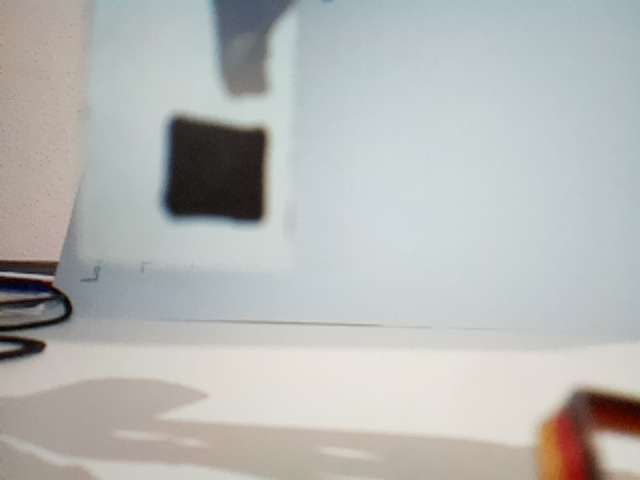
#> input picture images/qrimg.jpg, 640 x 480 px
$ python detblack.py
#> lines starting #> are read from the running program, lines starting #| are printed output that depends on the picture; after the words box and inside, x2 and y2 are one past the last pixel; in counts of white or black regions, pixels touching at a corner belong together; long printed decimals are rounded
import cv2 as cv
import os
import matplotlib
import numpy as np
matplotlib.use("Agg")
from PIL import Image
from matplotlib import pyplot as plt
from pyzbar.pyzbar import decode, ZBarSymbol

os.system("rpicam-still -o ../images/qrimg.jpg --width 640 --height 480")
image = Image.open("../images/qrimg.jpg")
#> image is the input picture: PIL image 640x480 RGB; mean R, G, B 182, 183.8, 181.3
img = np.array(image)

blur = cv.GaussianBlur(img, (5,5), 0)

# Convert to HSV
hsv = cv.cvtColor(blur, cv.COLOR_BGR2HSV)
#> hsv: shape (480, 640, 3); mean H, S, V 59.3, 22.7, 189.1

# Black range
lower = np.array([0, 0, 0], np.uint8)
upper = np.array([180, 255, 50], np.uint8)

mask = cv.inRange(hsv, lower, upper)
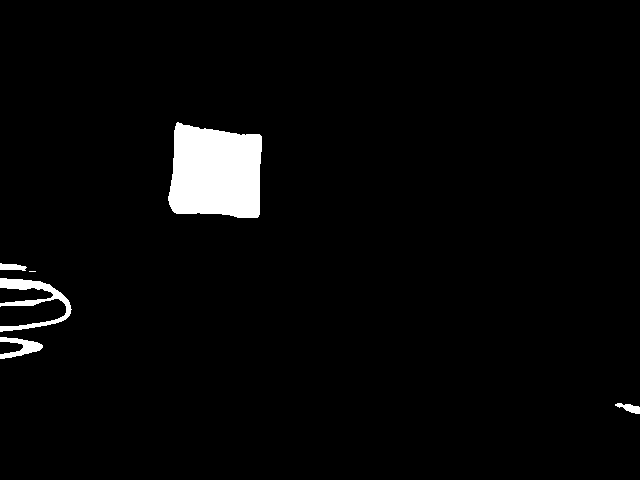
#> mask: shape (480, 640); 3.1% white; 6 white regions (1 under 20 px)

# Find contours
contours, _ = cv.findContours(mask, cv.RETR_EXTERNAL, cv.CHAIN_APPROX_SIMPLE)
#> contours = 6 contours, 1 with area under 20; largest, box (x1, y1, x2, y2) and area: (168, 122, 262, 218) 7370, (0, 278, 72, 332) 994, (0, 337, 43, 359) 375, (615, 403, 640, 414) 118, (0, 263, 27, 271) 117

max_area = 0
largest_contour = None

# Find largest contour
for contour in contours:
    area = cv.contourArea(contour)
    if area > max_area:
        max_area = area
        largest_contour = contour
#> this loop made 6 passes
#> (area, max_area) on passes 1, 2, 3, 6: (118.5, 118.5), (375, 375), (994, 994), (7370, 7370)
#> area on pass 5: 117
#> after the loop, largest_contour = contour of 83 points, box (x1, y1, x2, y2) (168, 122, 262, 218), area 7370; max_area = 7370

# Process largest contour
if largest_contour is not None:
    moment = cv.moments(largest_contour)
#> moment = moments, m00 7370, centre m10/m00, m01/m00 = (215.2, 172.3)

    if moment["m00"] > 1000:
        rect = cv.minAreaRect(largest_contour)
#> rect = ((215.8, 170), (90.94, 91.98), -86.25)

        (cx, cy), (width, height), angle = rect
#> cx = 215.8; cy = 170; width = 90.94; height = 91.98; angle = -86.25

        print(f"Width: {width}, Height: {height}")
#| Width: 90.936, Height: 91.983
        print(f"Center: ({cx}, {cy})")
#| Center: (215.792, 170.044)

        # Get box points (FIXED)
        box = cv.boxPoints(rect)
#> box = [[258.7, 218.4], [166.9, 212.4], [172.9, 121.7], [264.7, 127.7]]
        box = box.astype(int)
#> box = [[258, 218], [166, 212], [172, 121], [264, 127]]

        # Check square shape
        if height > 0.9 * width and height < 1.1 * width:
            newimg = cv.drawContours(img, [box], 0, (0, 0, 255), 2)
            cv.imwrite(newimg)
        else:
            print("NO square found")
            print("---\n")

$ run again, with images/imgtest.jpg copied over images/qrimg.jpg
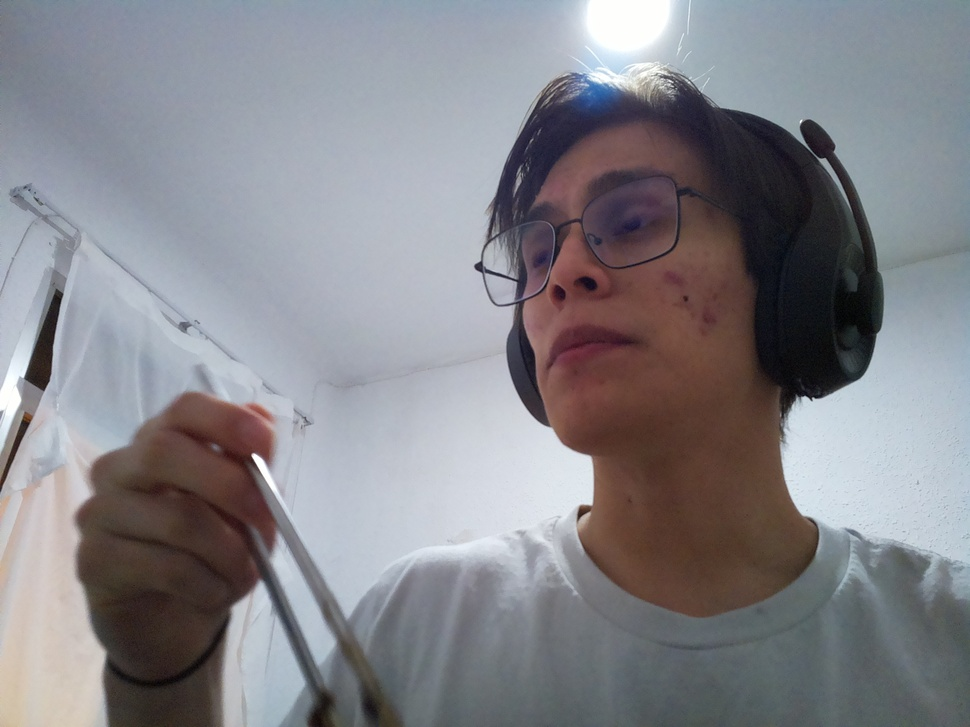
#> input picture images/imgtest.jpg, 970 x 727 px, shrunk from 2592 x 1944 before the run
#> image is the input picture: PIL image 970x727 RGB; mean R, G, B 133, 132.4, 137.7
#> hsv: shape (727, 970, 3); mean H, S, V 47.4, 42.1, 145
#> `mask = cv.inRange(hsv, lower, upper)`:
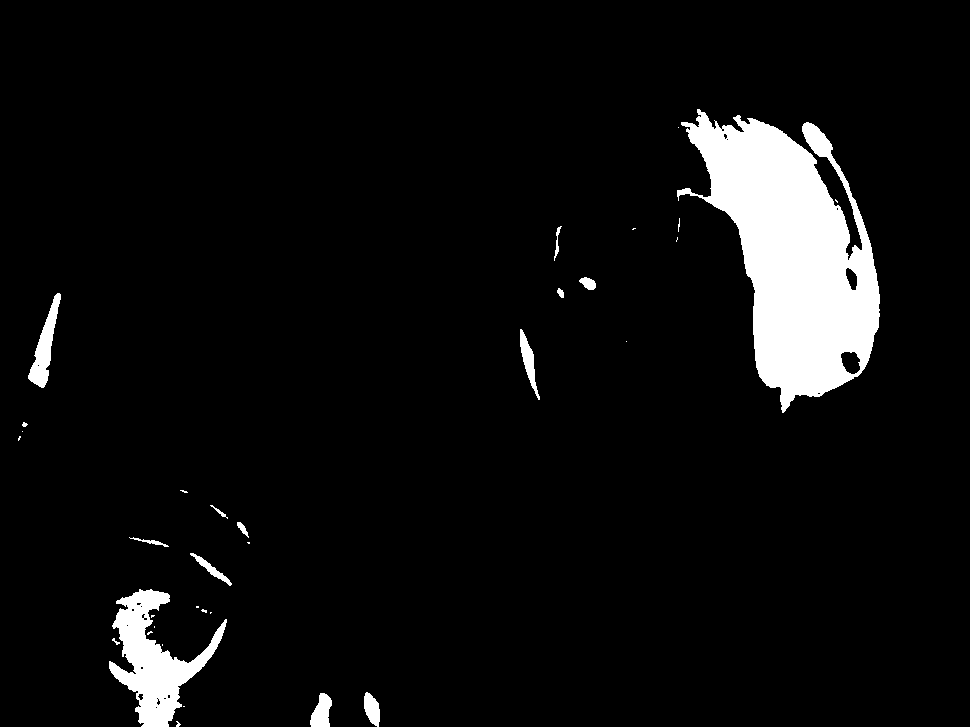
#> mask: shape (727, 970); 5.9% white; 34 white regions (19 under 20 px)
#> contours = 34 contours, 21 with area under 20; largest, box (x1, y1, x2, y2) and area: (677, 109, 880, 413) 31832, (109, 589, 227, 727) 6152, (28, 293, 61, 388) 1088, (310, 693, 332, 727) 464, (520, 329, 540, 400) 433
#> the loop `for contour in contours:` made 34 passes
#> (area, max_area) on passes 3, 13, 34: (464.5, 464.5), (6151.5, 6151.5), (31832.5, 31832.5)
#> after the loop `for contour in contours:`: largest_contour = contour of 675 points, box (x1, y1, x2, y2) (677, 109, 880, 413), area 31832; max_area = 31832.5
#> moment = moments, m00 31832.5, centre m10/m00, m01/m00 = (793.5, 255.1)
#> rect = ((785.7, 239.8), (162.4, 311.7), -24.71)
#> cx = 785.7; cy = 239.8; width = 162.4; height = 311.7; angle = -24.71
#| Width: 162.399, Height: 311.720
#| Center: (785.684, 239.759)
#> `box = cv.boxPoints(rect)`: box = [[777.1, 415.3], [646.8, 132.1], [794.3, 64.23], [924.6, 347.4]]
#> `box = box.astype(int)`: box = [[777, 415], [646, 132], [794, 64], [924, 347]]

$ run again, with images/sqimg.jpg copied over images/qrimg.jpg
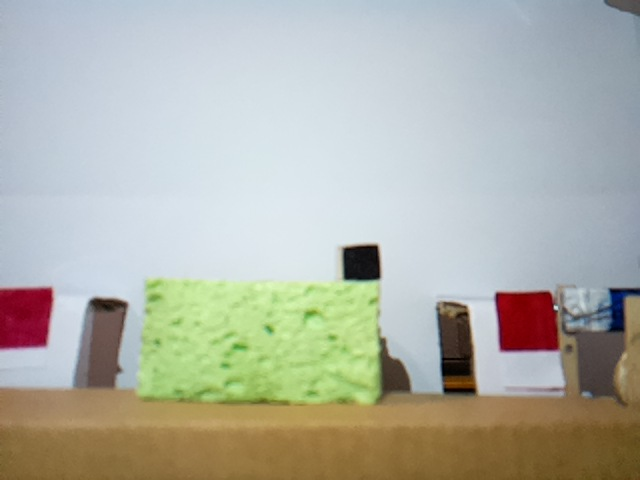
#> input picture images/sqimg.jpg, 640 x 480 px
#> image is the input picture: PIL image 640x480 RGB; mean R, G, B 176.2, 178.3, 168.1
#> hsv: shape (480, 640, 3); mean H, S, V 44.9, 58.1, 192.6
#> `mask = cv.inRange(hsv, lower, upper)`:
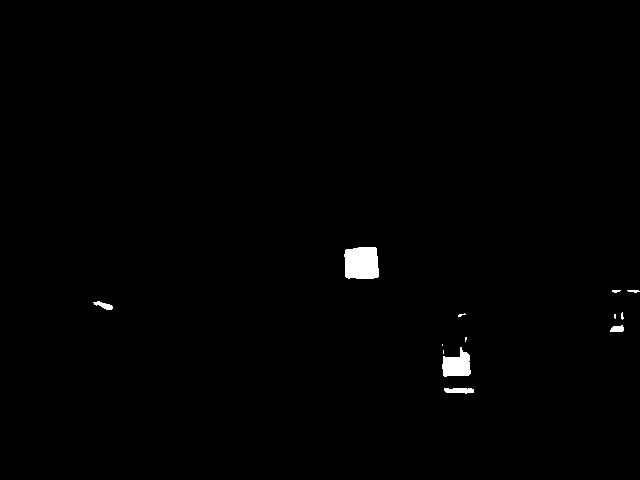
#> mask: shape (480, 640); 0.66% white; 13 white regions (6 under 20 px)
#> contours = 13 contours, 8 with area under 20; largest, box (x1, y1, x2, y2) and area: (344, 247, 379, 279) 962, (442, 347, 471, 377) 529, (444, 388, 474, 394) 110, (93, 301, 113, 310) 70, (610, 325, 624, 332) 60
#> the loop `for contour in contours:` made 13 passes
#> (area, max_area) on passes 1, 3, 13: (109.5, 109.5), (529, 529), (962, 962)
#> after the loop `for contour in contours:`: largest_contour = contour of 28 points, box (x1, y1, x2, y2) (344, 247, 379, 279), area 962; max_area = 962
#> moment = moments, m00 962, centre m10/m00, m01/m00 = (361.2, 262.8)
